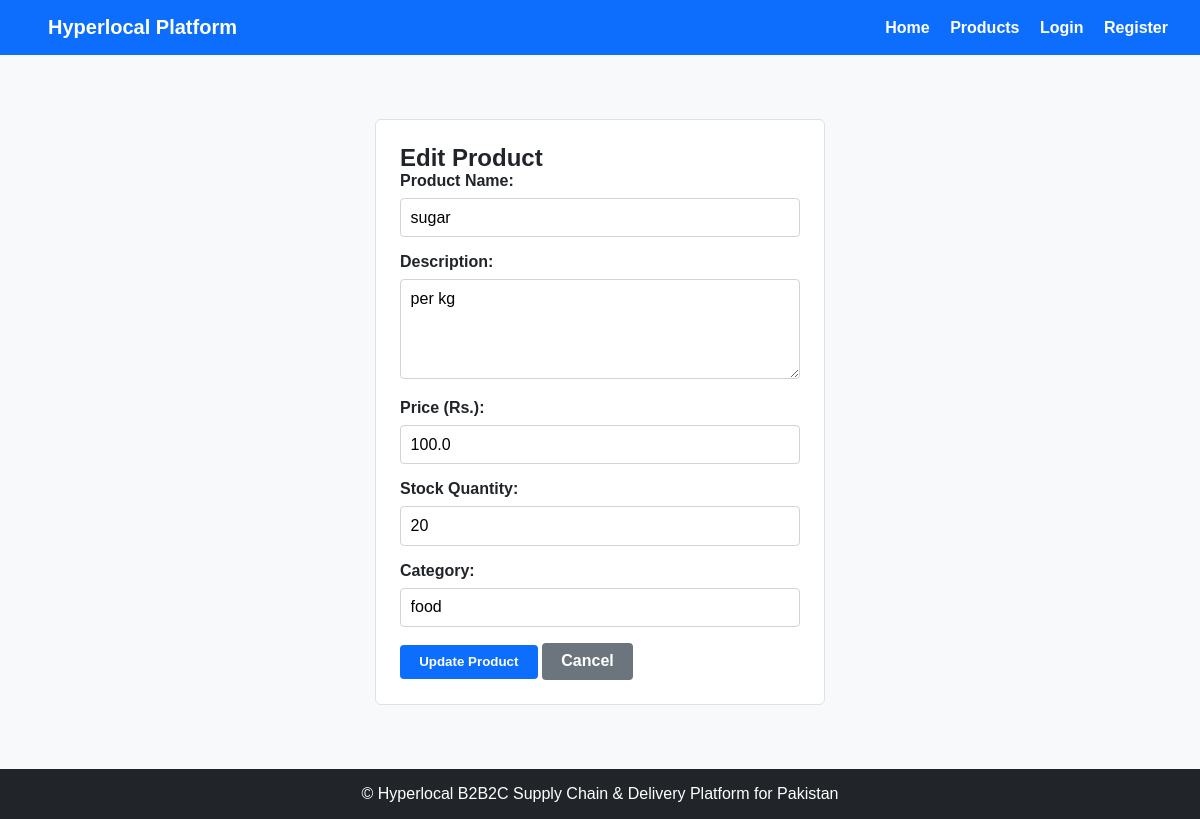
The app's page /wholesaler/edit-product/2 (signed in) with its own data.
### tables this page shows
CREATE TABLE products (
            id INTEGER PRIMARY KEY AUTOINCREMENT,
            wholesaler_id INTEGER NOT NULL,
            name TEXT NOT NULL,
            description TEXT NOT NULL,
            price REAL NOT NULL,
            stock INTEGER NOT NULL,
            category TEXT NOT NULL,
            created_at TEXT NOT NULL,
            FOREIGN KEY (wholesaler_id) REFERENCES users(id)
        );

### app.py (the view)
@app.route("/wholesaler/edit-product/<int:product_id>", methods=["GET", "POST"])
def edit_product(product_id):
    if not has_role("Wholesaler"):
        flash("Access denied.", "error")
        return redirect(url_for("login"))
    connection = get_db_connection()
    product = connection.execute("""
        SELECT *
        FROM products
        WHERE id = ? AND wholesaler_id = ?
    """, (product_id, session["user_id"])).fetchone()
    if not product:
        connection.close()
        flash("Product not found.", "error")
        return redirect(url_for("wholesaler_products"))
    if request.method == "POST":
        name = request.form["name"]
        description = request.form["description"]
        price = request.form["price"]
        stock = request.form["stock"]
        category = request.form["category"]
        try:
            connection.execute("""
                UPDATE products
                SET name = ?,
                    description = ?,
                    price = ?,
                    stock = ?,
                    category = ?
                WHERE id = ? AND wholesaler_id = ?
            """, (
                name,
                description,
                price,
                stock,
                category,
                product_id,
                session["user_id"]
            ))
            connection.commit()
            flash("Product updated successfully!", "success")
            return redirect(url_for("wholesaler_products"))
        except Exception as e:
            connection.rollback()
            flash("Failed to update product: " + str(e), "error")
        finally:
            connection.close()
    else:
        connection.close()
    return render_template(
        "wholesaler/edit_product.html",
        product=product
    )

### app.py (called while the page is built)
def is_logged_in():
    return "user_id" in session

def has_role(role):
    return is_logged_in() and session.get("user_role") == role

### database/database.py (called while the page is built)
def get_db_connection():
    connection= sqlite3.connect(DATABASE)
    connection.row_factory = sqlite3.Row
    return connection

### templates/wholesaler/edit_product.html (shortened to what this page needs)
{% extends "base.html" %}
{% block content %}
<div class="form-container">
    <h2>Edit Product</h2>
    <form method="POST" action="/wholesaler/edit-product/1">
        <div class="form-group">
            <label for="name">Product Name:</label>
            <input
                type="text"
                id="name"
                name="name"
                value= "{{ product.name }}"
                required
            >
        </div>
        <div class="form-group">
            <label for="description">Description:</label>
            <textarea
                id="description"
                name="description"
                required
            >{{ product.description }}</textarea>
        </div>
        <div class="form-group">
            <label for="price">Price (Rs.):</label>
            <input
                type="number"
                id="price"
                name="price"
                value="{{ product.price }}"
                required
            >
        </div>
        <div class="form-group">
            <label for="stock">Stock Quantity:</label>
            <input
                type="number"
                id="stock"
                name="stock"
                value="{{ product.stock }}"
                required
            >
        </div>
        <div class="form-group">
            <label for="category">Category:</label>
            <input
                type="text"
                id="category"
                name="category"
                value="{{ product.category }}"
                required
            >
        </div>
        <button type="submit" class="btn btn-primary">
            Update Product
        </button>
        <a href="/wholesaler/products" class="btn btn-secondary">
            Cancel
        </a>
    </form>
</div>
{% endblock %}

### static/css/style.css (style rules this page uses)
* { box-sizing: border-box; margin: 0; padding: 0; font-family: Arial, sans-serif; }
body { background-color: #f8f9fa; color: #212529; display: flex; flex-direction: column; min-height: 100vh; }
.card, .form-container { background: #ffffff; border: 1px solid #dee2e6; border-radius: 6px; padding: 1.5rem; margin-bottom: 1.5rem; }
.form-container { max-width: 450px; margin: 2rem auto; }
.form-group { margin-bottom: 1rem; }
.form-group label { display: block; margin-bottom: 0.5rem; font-weight: 600; }
.form-group input, .form-group select, .form-group textarea { width: 100%; padding: 0.6rem; border: 1px solid #ced4da; border-radius: 4px; font-size: 1rem; }
.form-group textarea { min-height: 100px; resize: vertical; }
.btn { display: inline-block; background-color: #0d6efd; color: #ffffff; padding: 0.6rem 1.2rem; border: none; border-radius: 4px; cursor: pointer; text-decoration: none; font-weight: bold; text-align: center; }
.btn-primary { background-color: #0d6efd; }
.btn-secondary { background-color: #6c757d; }

### records on screen
products: name "sugar", description "per kg", price "100.0", stock "20", category "food"
